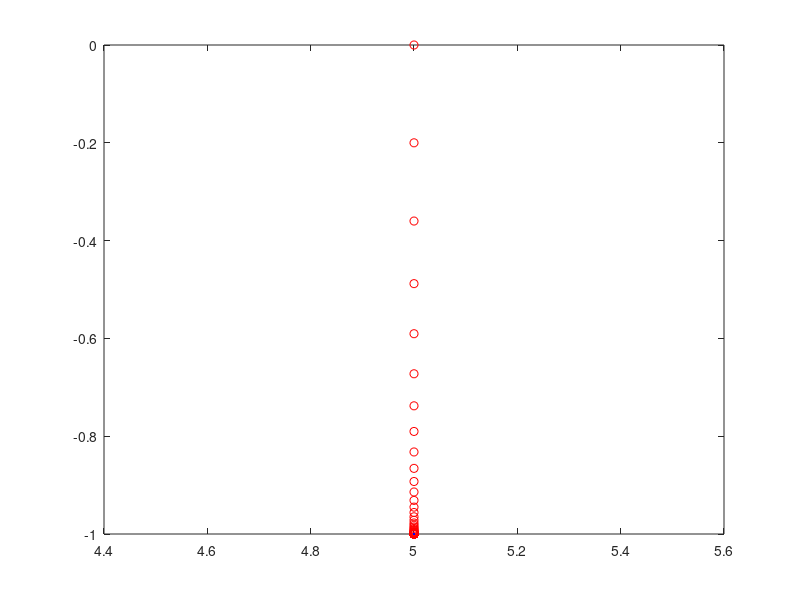

Reproduce this figure in MATLAB.
f = @ (x)(x(1) - 5).^2 + (x(2) + 1).^2;

gradf = @ (x) [2.*(x(1) - 5); 2.*(x(2)+1)];

iterNumber = 100;

initial = [5; 0];
stepsize = 0.1;

nextguess = initial;

record = [initial];

for i = 1:iterNumber
    nextguess = nextguess - stepsize*gradf(nextguess);
    record = [record, nextguess];
end

figure;

plot(record(1, :), record(2,:), 'ro');
hold on;
plot(5, -1, 'b');
hold off;

disp('distance from minimum');
disp(norm([5; -1] - nextguess));